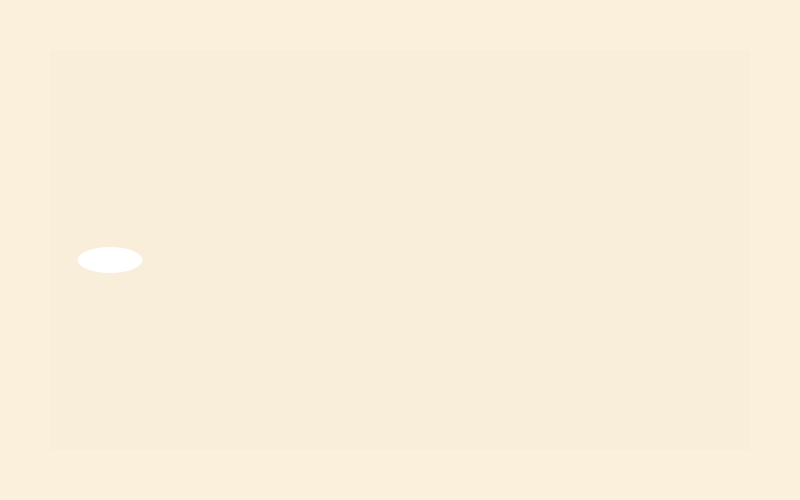
Frame 1 (no input)
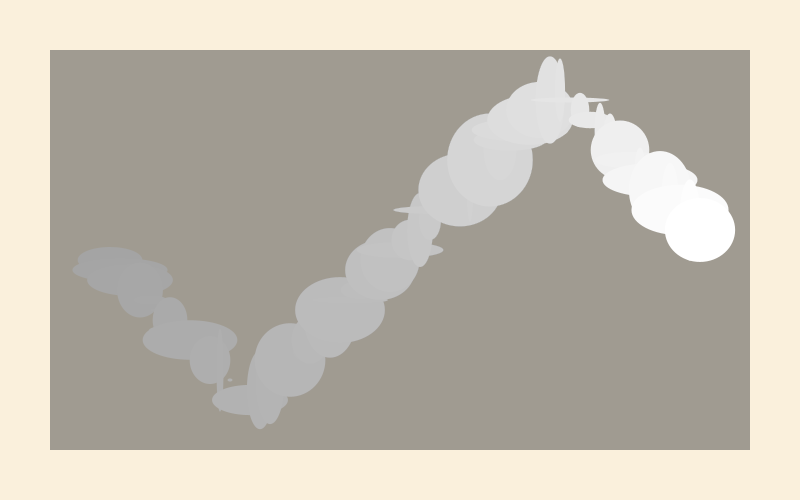
Frame 60 (the mouse pressed at the canvas centre just before this capture)
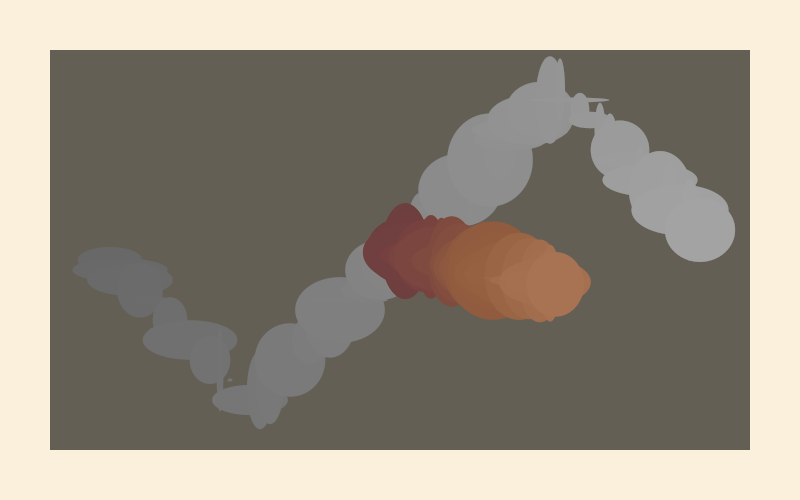
Frame 120 (the mouse held since frame 60 and released just before this capture)

The Processing sketch that drew these frames (run headless with seeded random() and noise(); from frame 60 on, the mouse is pressed at the canvas centre):

// Processing sketch: processing_183181
// ── processing_183181.pde

//variables
float posX, posY; 
float velX, velY;
float color1 = 255;
float color2 = 255;
float color3 = 255;

void setup() {
  size(800, 500);
    background(250,240,220);
    posX = 100;
    posY = height/2;
    velX = 10;
    velY = 10;
}

void draw() {
  
  //actualització de posicions
  posX = posX+velX;
  posY = posY+velY;
  noStroke();
  fill(0,2); //fons rectangle
  
  //rectangle
  rect(50,50,700,400);
  noStroke();
 //anunciació de colors perquè es vegi la rodona
  fill(color1, color2, color3);
  ellipse(posX, posY, random(100),random(100));
 
  //rebot
  if((posX-40<60||posX+60>width-50)){velX = -velX;
  }
  if((posY-40<60||posY+60>height-50)){velY = -velY;
  }
}
void mousePressed(){
  posX = mouseX;
  posY = mouseY;
  velX = random(-12,12);
  velY = random(-12,12);
  color1 = random(0,255);
  color2 = random (0, 255);
  color3 = random (0, 255);
}
